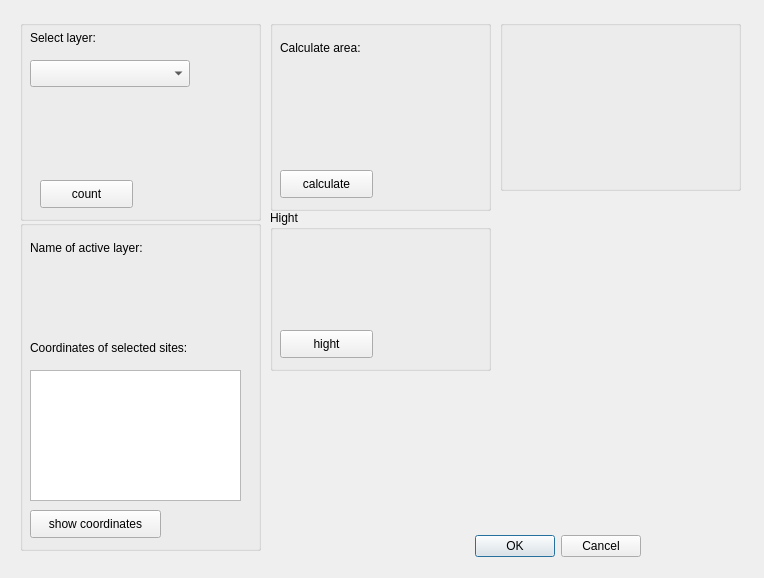
<?xml version="1.0" encoding="UTF-8"?>
<ui version="4.0">
 <class>InformaticsPluginDialogBase</class>
 <widget class="QDialog" name="InformaticsPluginDialogBase">
  <property name="geometry">
   <rect>
    <x>0</x>
    <y>0</y>
    <width>764</width>
    <height>578</height>
   </rect>
  </property>
  <property name="windowTitle">
   <string>Informatics Plugin</string>
  </property>
  <widget class="QDialogButtonBox" name="button_box">
   <property name="geometry">
    <rect>
     <x>300</x>
     <y>530</y>
     <width>341</width>
     <height>32</height>
    </rect>
   </property>
   <property name="orientation">
    <enum>Qt::Horizontal</enum>
   </property>
   <property name="standardButtons">
    <set>QDialogButtonBox::Cancel|QDialogButtonBox::Ok</set>
   </property>
  </widget>
  <widget class="QPushButton" name="pushbutton_calculate">
   <property name="geometry">
    <rect>
     <x>280</x>
     <y>170</y>
     <width>93</width>
     <height>28</height>
    </rect>
   </property>
   <property name="text">
    <string>calculate</string>
   </property>
  </widget>
  <widget class="QGroupBox" name="one">
   <property name="geometry">
    <rect>
     <x>20</x>
     <y>20</y>
     <width>241</width>
     <height>201</height>
    </rect>
   </property>
   <property name="title">
    <string/>
   </property>
   <widget class="QPushButton" name="pushbutton_count">
    <property name="geometry">
     <rect>
      <x>20</x>
      <y>160</y>
      <width>93</width>
      <height>28</height>
     </rect>
    </property>
    <property name="text">
     <string>count</string>
    </property>
   </widget>
   <widget class="QgsMapLayerComboBox" name="mMapLayerComboBox">
    <property name="geometry">
     <rect>
      <x>10</x>
      <y>40</y>
      <width>160</width>
      <height>27</height>
     </rect>
    </property>
   </widget>
   <widget class="QLabel" name="Select_layer">
    <property name="geometry">
     <rect>
      <x>10</x>
      <y>10</y>
      <width>101</width>
      <height>16</height>
     </rect>
    </property>
    <property name="text">
     <string>Select layer: </string>
    </property>
   </widget>
   <widget class="QLabel" name="label_select">
    <property name="geometry">
     <rect>
      <x>20</x>
      <y>110</y>
      <width>55</width>
      <height>16</height>
     </rect>
    </property>
    <property name="text">
     <string/>
    </property>
   </widget>
  </widget>
  <widget class="QGroupBox" name="two">
   <property name="geometry">
    <rect>
     <x>20</x>
     <y>220</y>
     <width>241</width>
     <height>331</height>
    </rect>
   </property>
   <property name="title">
    <string/>
   </property>
   <widget class="QPushButton" name="pushbutton_showcoordinates">
    <property name="geometry">
     <rect>
      <x>10</x>
      <y>290</y>
      <width>131</width>
      <height>28</height>
     </rect>
    </property>
    <property name="text">
     <string>show coordinates</string>
    </property>
   </widget>
   <widget class="QLabel" name="name_active">
    <property name="geometry">
     <rect>
      <x>10</x>
      <y>20</y>
      <width>131</width>
      <height>16</height>
     </rect>
    </property>
    <property name="text">
     <string>Name of active layer:</string>
    </property>
   </widget>
   <widget class="QLabel" name="coordinates_of_selected">
    <property name="geometry">
     <rect>
      <x>10</x>
      <y>120</y>
      <width>181</width>
      <height>16</height>
     </rect>
    </property>
    <property name="text">
     <string>Coordinates of selected sites:</string>
    </property>
   </widget>
   <widget class="QTextEdit" name="listObjects">
    <property name="geometry">
     <rect>
      <x>10</x>
      <y>150</y>
      <width>211</width>
      <height>131</height>
     </rect>
    </property>
   </widget>
   <widget class="QLabel" name="label_active">
    <property name="geometry">
     <rect>
      <x>10</x>
      <y>60</y>
      <width>55</width>
      <height>16</height>
     </rect>
    </property>
    <property name="text">
     <string/>
    </property>
   </widget>
  </widget>
  <widget class="QGroupBox" name="tr">
   <property name="geometry">
    <rect>
     <x>270</x>
     <y>20</y>
     <width>221</width>
     <height>191</height>
    </rect>
   </property>
   <property name="title">
    <string/>
   </property>
   <widget class="QLabel" name="label_area">
    <property name="geometry">
     <rect>
      <x>10</x>
      <y>60</y>
      <width>171</width>
      <height>61</height>
     </rect>
    </property>
    <property name="text">
     <string/>
    </property>
    <property name="wordWrap">
     <bool>true</bool>
    </property>
   </widget>
   <widget class="QLabel" name="label">
    <property name="geometry">
     <rect>
      <x>10</x>
      <y>20</y>
      <width>101</width>
      <height>16</height>
     </rect>
    </property>
    <property name="text">
     <string>Calculate area:</string>
    </property>
   </widget>
  </widget>
  <widget class="QGroupBox" name="fore">
   <property name="geometry">
    <rect>
     <x>270</x>
     <y>210</y>
     <width>221</width>
     <height>161</height>
    </rect>
   </property>
   <property name="title">
    <string>Hight</string>
   </property>
   <widget class="QPushButton" name="pushbutton_hight">
    <property name="geometry">
     <rect>
      <x>10</x>
      <y>120</y>
      <width>93</width>
      <height>28</height>
     </rect>
    </property>
    <property name="text">
     <string>hight</string>
    </property>
   </widget>
   <widget class="QLabel" name="listoHigh">
    <property name="geometry">
     <rect>
      <x>10</x>
      <y>40</y>
      <width>191</width>
      <height>71</height>
     </rect>
    </property>
    <property name="text">
     <string/>
    </property>
    <property name="wordWrap">
     <bool>true</bool>
    </property>
   </widget>
  </widget>
  <widget class="QGroupBox" name="five">
   <property name="geometry">
    <rect>
     <x>500</x>
     <y>20</y>
     <width>241</width>
     <height>171</height>
    </rect>
   </property>
   <property name="title">
    <string/>
   </property>
  </widget>
  <widget class="QLabel" name="label_crs">
   <property name="geometry">
    <rect>
     <x>500</x>
     <y>200</y>
     <width>131</width>
     <height>61</height>
    </rect>
   </property>
   <property name="text">
    <string/>
   </property>
  </widget>
  <zorder>five</zorder>
  <zorder>fore</zorder>
  <zorder>tr</zorder>
  <zorder>button_box</zorder>
  <zorder>pushbutton_calculate</zorder>
  <zorder>one</zorder>
  <zorder>two</zorder>
  <zorder>label_crs</zorder>
 </widget>
 <customwidgets>
  <customwidget>
   <class>QgsMapLayerComboBox</class>
   <extends>QComboBox</extends>
   <header>qgsmaplayercombobox.h</header>
  </customwidget>
 </customwidgets>
 <resources/>
 <connections>
  <connection>
   <sender>button_box</sender>
   <signal>accepted()</signal>
   <receiver>InformaticsPluginDialogBase</receiver>
   <slot>accept()</slot>
   <hints>
    <hint type="sourcelabel">
     <x>20</x>
     <y>20</y>
    </hint>
    <hint type="destinationlabel">
     <x>20</x>
     <y>20</y>
    </hint>
   </hints>
  </connection>
  <connection>
   <sender>button_box</sender>
   <signal>rejected()</signal>
   <receiver>InformaticsPluginDialogBase</receiver>
   <slot>reject()</slot>
   <hints>
    <hint type="sourcelabel">
     <x>20</x>
     <y>20</y>
    </hint>
    <hint type="destinationlabel">
     <x>20</x>
     <y>20</y>
    </hint>
   </hints>
  </connection>
 </connections>
</ui>
